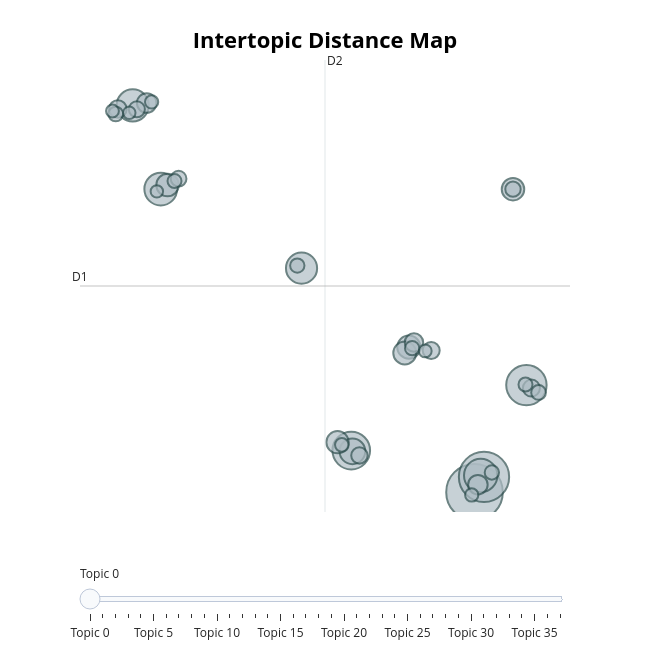

Source (notebook cell):
### Code cell
distance_map = topic_model.visualize_topics(custom_labels=True)
distance_map.write_html(Path("visualizations") / "intertopic_distance_map.html")

distance_map

### Figure 1 — Plotly figure (JSON) as saved in the notebook; plotly's stock layout.template omitted (floating-point values rounded to 4 significant figures)
{"data": [{"customdata": [[0, "Wymuszona subskrypcja (Premium)", 310], [1, "Oszukany tryb offline (Wymaga sieci)", 245], [2, "Brak języka polskiego", 158], [3, "Błąd logowania (Weryfikacja SMS/Email)", 137], [4, "Błąd pobierania / Ogromne rozmiary map", 108], [5, "Złe wyznaczanie tras (Prowadzi asfaltem/brodem)", 104], [6, "Aplikacja zawiesza się (Niestabilność)", 100], [7, "Nieaktualne ścieżki rowerowe", 94], [8, "Crashe i psucie aplikacji po aktualizacji", 64], [9, "Brak zapisu tras i utrata zdjęć", 52], [10, "Złe zliczanie dystansu (Ścinanie zakrętów)", 51], [11, "Brak nawigacji punkt-do-punktu w terenie", 49], [12, "Częste gubienie sygnału GPS", 49], [13, "Brak wsparcia dla Galaxy Watch / Smartwatchy", 48], [14, "Paywall (Zbyt duża blokada funkcji)", 37], [15, "Ogólna słaba użyteczność", 37], [16, "Brak obracania mapy do kierunku ruchu", 33], [17, "Błędne i zmieniane przez AI nazwy punktów POI", 30], [18, "Zła nawigacja miejska (Mylenie adresów)", 28], [19, "Brak lub trudny import plików GPX", 28], [20, "Nieintuicyjny interfejs (Zły UX)", 26], [21, "Aplikacja miesza funkcje i zacina się", 25], [22, "Braki na mapach (Szczyty, ruiny, szlaki)", 24], [23, "Ekstremalne zużycie baterii", 23], [24, "Brak kompatybilności (Wybrane smartfony)", 21], [25, "Zły podział map regionalnych", 21], [26, "Zamrażanie przy planowaniu długich tras", 20], [27, "Błędy parowania Bluetooth (Liczniki rowerowe)", 20], [28, "Blokada sprawdzania subskrypcji w górach", 20], [29, "Brak lokalnych szlaków nizinnych", 19], [30, "Nieczytelne, nakładające się ikony tras", 19], [31, "Brak dostępu do plików systemowych (Android 12/14)", 18], [32, "Opinie jednosłowne (Słaba)", 17], [33, "Zbyt dużo inwazyjnych reklam", 17], [34, "Brak wsparcia dla urządzeń Garmin", 16], [35, "Opinie jednosłowne (Beznadziejna)", 16], [36, "Drastyczny spadek płynności / Lagi", 15], [37, "Nieintuicyjne zaczynanie i usuwanie tras", 15]], "hovertemplate": "<b>Topic %{customdata[0]}</b><br>%{customdata[1]}<br>Size: %{customdata[2]}", "legendgroup": "", "marker": {"color": "#B0BEC5", "size": [310, 245, 158, 137, 108, 104, 100, 94, 64, 52, 51, 49, 49, 48, 37, 37, 33, 30, 28, 28, 26, 25, 24, 23, 21, 21, 20, 20, 20, 19, 19, 18, 17, 17, 16, 16, 15, 15], "sizemode": "area", "sizeref": 0.1938, "symbol": "circle", "line": {"color": "DarkSlateGrey", "width": 2}}, "mode": "markers", "name": "", "orientation": "v", "showlegend": false, "x": [5.158, 5.495, 6.997, 0.7892, 5.378, -5.964, -6.958, -0.9733, 0.8299, 2.832, 2.686, -5.723, 6.522, 0.3025, 5.278, -6.463, 3.012, -7.484, 7.175, 3.623, 1.078, -6.811, -5.332, 6.522, -7.56, 7.429, 2.948, -1.124, 5.774, 6.965, -5.476, 0.455, -6.287, 5.059, 3.411, -7.675, -7.079, -6.102], "xaxis": "x", "y": [-6.493, -5.596, -0.206, -4.054, -5.513, 11.31, 16.22, 6.664, -4.095, 2.024, 1.682, 11.55, 11.3, -3.561, -6.053, 16.36, 2.296, 16.01, -0.3821, 1.824, -4.342, 15.99, 11.92, 11.3, 15.72, -0.6384, 1.964, 6.815, -5.336, -0.172, 11.78, -3.715, 16.42, -6.66, 1.802, 15.89, 15.79, 11.17], "yaxis": "y", "type": "scatter"}], "layout": {"xaxis": {"anchor": "y", "domain": [0.0, 1.0], "title": {"text": ""}, "visible": false, "range": [-8.826, 8.543]}, "yaxis": {"anchor": "x", "domain": [0.0, 1.0], "title": {"text": ""}, "visible": false, "range": [-7.659, 18.89]}, "legend": {"tracegroupgap": 0, "itemsizing": "constant"}, "margin": {"t": 60}, "title": {"font": {"size": 22, "color": "Black"}, "text": "<b>Intertopic Distance Map</b>", "y": 0.95, "x": 0.5, "xanchor": "center", "yanchor": "top"}, "hoverlabel": {"font": {"size": 16, "family": "Rockwell"}, "bgcolor": "white"}, "width": 650, "height": 650, "sliders": [{"active": 0, "pad": {"t": 50}, "steps": [{"args": [{"marker.color": [["red", "#B0BEC5", "#B0BEC5", "#B0BEC5", "#B0BEC5", "#B0BEC5", "#B0BEC5", "#B0BEC5", "#B0BEC5", "#B0BEC5", "#B0BEC5", "#B0BEC5", "#B0BEC5", "#B0BEC5", "#B0BEC5", "#B0BEC5", "#B0BEC5", "#B0BEC5", "#B0BEC5", "#B0BEC5", "#B0BEC5", "#B0BEC5", "#B0BEC5", "#B0BEC5", "#B0BEC5", "#B0BEC5", "#B0BEC5", "#B0BEC5", "#B0BEC5", "#B0BEC5", "#B0BEC5", "#B0BEC5", "#B0BEC5", "#B0BEC5", "#B0BEC5", "#B0BEC5", "#B0BEC5", "#B0BEC5"]]}], "label": "Topic 0", "method": "update"}, {"args": [{"marker.color": [["#B0BEC5", "red", "#B0BEC5", "#B0BEC5", "#B0BEC5", "#B0BEC5", "#B0BEC5", "#B0BEC5", "#B0BEC5", "#B0BEC5", "#B0BEC5", "#B0BEC5", "#B0BEC5", "#B0BEC5", "#B0BEC5", "#B0BEC5", "#B0BEC5", "#B0BEC5", "#B0BEC5", "#B0BEC5", "#B0BEC5", "#B0BEC5", "#B0BEC5", "#B0BEC5", "#B0BEC5", "#B0BEC5", "#B0BEC5", "#B0BEC5", "#B0BEC5", "#B0BEC5", "#B0BEC5", "#B0BEC5", "#B0BEC5", "#B0BEC5", "#B0BEC5", "#B0BEC5", "#B0BEC5", "#B0BEC5"]]}], "label": "Topic 1", "method": "update"}, {"args": [{"marker.color": [["#B0BEC5", "#B0BEC5", "red", "#B0BEC5", "#B0BEC5", "#B0BEC5", "#B0BEC5", "#B0BEC5", "#B0BEC5", "#B0BEC5", "#B0BEC5", "#B0BEC5", "#B0BEC5", "#B0BEC5", "#B0BEC5", "#B0BEC5", "#B0BEC5", "#B0BEC5", "#B0BEC5", "#B0BEC5", "#B0BEC5", "#B0BEC5", "#B0BEC5", "#B0BEC5", "#B0BEC5", "#B0BEC5", "#B0BEC5", "#B0BEC5", "#B0BEC5", "#B0BEC5", "#B0BEC5", "#B0BEC5", "#B0BEC5", "#B0BEC5", "#B0BEC5", "#B0BEC5", "#B0BEC5", "#B0BEC5"]]}], "label": "Topic 2", "method": "update"}, {"args": [{"marker.color": [["#B0BEC5", "#B0BEC5", "#B0BEC5", "red", "#B0BEC5", "#B0BEC5", "#B0BEC5", "#B0BEC5", "#B0BEC5", "#B0BEC5", "#B0BEC5", "#B0BEC5", "#B0BEC5", "#B0BEC5", "#B0BEC5", "#B0BEC5", "#B0BEC5", "#B0BEC5", "#B0BEC5", "#B0BEC5", "#B0BEC5", "#B0BEC5", "#B0BEC5", "#B0BEC5", "#B0BEC5", "#B0BEC5", "#B0BEC5", "#B0BEC5", "#B0BEC5", "#B0BEC5", "#B0BEC5", "#B0BEC5", "#B0BEC5", "#B0BEC5", "#B0BEC5", "#B0BEC5", "#B0BEC5", "#B0BEC5"]]}], "label": "Topic 3", "method": "update"}, {"args": [{"marker.color": [["#B0BEC5", "#B0BEC5", "#B0BEC5", "#B0BEC5", "red", "#B0BEC5", "#B0BEC5", "#B0BEC5", "#B0BEC5", "#B0BEC5", "#B0BEC5", "#B0BEC5", "#B0BEC5", "#B0BEC5", "#B0BEC5", "#B0BEC5", "#B0BEC5", "#B0BEC5", "#B0BEC5", "#B0BEC5", "#B0BEC5", "#B0BEC5", "#B0BEC5", "#B0BEC5", "#B0BEC5", "#B0BEC5", "#B0BEC5", "#B0BEC5", "#B0BEC5", "#B0BEC5", "#B0BEC5", "#B0BEC5", "#B0BEC5", "#B0BEC5", "#B0BEC5", "#B0BEC5", "#B0BEC5", "#B0BEC5"]]}], "label": "Topic 4", "method": "update"}, {"args": [{"marker.color": [["#B0BEC5", "#B0BEC5", "#B0BEC5", "#B0BEC5", "#B0BEC5", "red", "#B0BEC5", "#B0BEC5", "#B0BEC5", "#B0BEC5", "#B0BEC5", "#B0BEC5", "#B0BEC5", "#B0BEC5", "#B0BEC5", "#B0BEC5", "#B0BEC5", "#B0BEC5", "#B0BEC5", "#B0BEC5", "#B0BEC5", "#B0BEC5", "#B0BEC5", "#B0BEC5", "#B0BEC5", "#B0BEC5", "#B0BEC5", "#B0BEC5", "#B0BEC5", "#B0BEC5", "#B0BEC5", "#B0BEC5", "#B0BEC5", "#B0BEC5", "#B0BEC5", "#B0BEC5", "#B0BEC5", "#B0BEC5"]]}], "label": "Topic 5", "method": "update"}, {"args": [{"marker.color": [["#B0BEC5", "#B0BEC5", "#B0BEC5", "#B0BEC5", "#B0BEC5", "#B0BEC5", "red", "#B0BEC5", "#B0BEC5", "#B0BEC5", "#B0BEC5", "#B0BEC5", "#B0BEC5", "#B0BEC5", "#B0BEC5", "#B0BEC5", "#B0BEC5", "#B0BEC5", "#B0BEC5", "#B0BEC5", "#B0BEC5", "#B0BEC5", "#B0BEC5", "#B0BEC5", "#B0BEC5", "#B0BEC5", "#B0BEC5", "#B0BEC5", "#B0BEC5", "#B0BEC5", "#B0BEC5", "#B0BEC5", "#B0BEC5", "#B0BEC5", "#B0BEC5", "#B0BEC5", "#B0BEC5", "#B0BEC5"]]}], "label": "Topic 6", "method": "update"}, {"args": [{"marker.color": [["#B0BEC5", "#B0BEC5", "#B0BEC5", "#B0BEC5", "#B0BEC5", "#B0BEC5", "#B0BEC5", "red", "#B0BEC5", "#B0BEC5", "#B0BEC5", "#B0BEC5", "#B0BEC5", "#B0BEC5", "#B0BEC5", "#B0BEC5", "#B0BEC5", "#B0BEC5", "#B0BEC5", "#B0BEC5", "#B0BEC5", "#B0BEC5", "#B0BEC5", "#B0BEC5", "#B0BEC5", "#B0BEC5", "#B0BEC5", "#B0BEC5", "#B0BEC5", "#B0BEC5", "#B0BEC5", "#B0BEC5", "#B0BEC5", "#B0BEC5", "#B0BEC5", "#B0BEC5", "#B0BEC5", "#B0BEC5"]]}], "label": "Topic 7", "method": "update"}, {"args": [{"marker.color": [["#B0BEC5", "#B0BEC5", "#B0BEC5", "#B0BEC5", "#B0BEC5", "#B0BEC5", "#B0BEC5", "#B0BEC5", "red", "#B0BEC5", "#B0BEC5", "#B0BEC5", "#B0BEC5", "#B0BEC5", "#B0BEC5", "#B0BEC5", "#B0BEC5", "#B0BEC5", "#B0BEC5", "#B0BEC5", "#B0BEC5", "#B0BEC5", "#B0BEC5", "#B0BEC5", "#B0BEC5", "#B0BEC5", "#B0BEC5", "#B0BEC5", "#B0BEC5", "#B0BEC5", "#B0BEC5", "#B0BEC5", "#B0BEC5", "#B0BEC5", "#B0BEC5", "#B0BEC5", "#B0BEC5", "#B0BEC5"]]}], "label": "Topic 8", "method": "update"}, {"args": [{"marker.color": [["#B0BEC5", "#B0BEC5", "#B0BEC5", "#B0BEC5", "#B0BEC5", "#B0BEC5", "#B0BEC5", "#B0BEC5", "#B0BEC5", "red", "#B0BEC5", "#B0BEC5", "#B0BEC5", "#B0BEC5", "#B0BEC5", "#B0BEC5", "#B0BEC5", "#B0BEC5", "#B0BEC5", "#B0BEC5", "#B0BEC5", "#B0BEC5", "#B0BEC5", "#B0BEC5", "#B0BEC5", "#B0BEC5", "#B0BEC5", "#B0BEC5", "#B0BEC5", "#B0BEC5", "#B0BEC5", "#B0BEC5", "#B0BEC5", "#B0BEC5", "#B0BEC5", "#B0BEC5", "#B0BEC5", "#B0BEC5"]]}], "label": "Topic 9", "method": "update"}, {"args": [{"marker.color": [["#B0BEC5", "#B0BEC5", "#B0BEC5", "#B0BEC5", "#B0BEC5", "#B0BEC5", "#B0BEC5", "#B0BEC5", "#B0BEC5", "#B0BEC5", "red", "#B0BEC5", "#B0BEC5", "#B0BEC5", "#B0BEC5", "#B0BEC5", "#B0BEC5", "#B0BEC5", "#B0BEC5", "#B0BEC5", "#B0BEC5", "#B0BEC5", "#B0BEC5", "#B0BEC5", "#B0BEC5", "#B0BEC5", "#B0BEC5", "#B0BEC5", "#B0BEC5", "#B0BEC5", "#B0BEC5", "#B0BEC5", "#B0BEC5", "#B0BEC5", "#B0BEC5", "#B0BEC5", "#B0BEC5", "#B0BEC5"]]}], "label": "Topic 10", "method": "update"}, {"args": [{"marker.color": [["#B0BEC5", "#B0BEC5", "#B0BEC5", "#B0BEC5", "#B0BEC5", "#B0BEC5", "#B0BEC5", "#B0BEC5", "#B0BEC5", "#B0BEC5", "#B0BEC5", "red", "#B0BEC5", "#B0BEC5", "#B0BEC5", "#B0BEC5", "#B0BEC5", "#B0BEC5", "#B0BEC5", "#B0BEC5", "#B0BEC5", "#B0BEC5", "#B0BEC5", "#B0BEC5", "#B0BEC5", "#B0BEC5", "#B0BEC5", "#B0BEC5", "#B0BEC5", "#B0BEC5", "#B0BEC5", "#B0BEC5", "#B0BEC5", "#B0BEC5", "#B0BEC5", "#B0BEC5", "#B0BEC5", "#B0BEC5"]]}], "label": "Topic 11", "method": "update"}, {"args": [{"marker.color": [["#B0BEC5", "#B0BEC5", "#B0BEC5", "#B0BEC5", "#B0BEC5", "#B0BEC5", "#B0BEC5", "#B0BEC5", "#B0BEC5", "#B0BEC5", "#B0BEC5", "#B0BEC5", "red", "#B0BEC5", "#B0BEC5", "#B0BEC5", "#B0BEC5", "#B0BEC5", "#B0BEC5", "#B0BEC5", "#B0BEC5", "#B0BEC5", "#B0BEC5", "#B0BEC5", "#B0BEC5", "#B0BEC5", "#B0BEC5", "#B0BEC5", "#B0BEC5", "#B0BEC5", "#B0BEC5", "#B0BEC5", "#B0BEC5", "#B0BEC5", "#B0BEC5", "#B0BEC5", "#B0BEC5", "#B0BEC5"]]}], "label": "Topic 12", "method": "update"}, {"args": [{"marker.color": [["#B0BEC5", "#B0BEC5", "#B0BEC5", "#B0BEC5", "#B0BEC5", "#B0BEC5", "#B0BEC5", "#B0BEC5", "#B0BEC5", "#B0BEC5", "#B0BEC5", "#B0BEC5", "#B0BEC5", "red", "#B0BEC5", "#B0BEC5", "#B0BEC5", "#B0BEC5", "#B0BEC5", "#B0BEC5", "#B0BEC5", "#B0BEC5", "#B0BEC5", "#B0BEC5", "#B0BEC5", "#B0BEC5", "#B0BEC5", "#B0BEC5", "#B0BEC5", "#B0BEC5", "#B0BEC5", "#B0BEC5", "#B0BEC5", "#B0BEC5", "#B0BEC5", "#B0BEC5", "#B0BEC5", "#B0BEC5"]]}], "label": "Topic 13", "method": "update"}, {"args": [{"marker.color": [["#B0BEC5", "#B0BEC5", "#B0BEC5", "#B0BEC5", "#B0BEC5", "#B0BEC5", "#B0BEC5", "#B0BEC5", "#B0BEC5", "#B0BEC5", "#B0BEC5", "#B0BEC5", "#B0BEC5", "#B0BEC5", "red", "#B0BEC5", "#B0BEC5", "#B0BEC5", "#B0BEC5", "#B0BEC5", "#B0BEC5", "#B0BEC5", "#B0BEC5", "#B0BEC5", "#B0BEC5", "#B0BEC5", "#B0BEC5", "#B0BEC5", "#B0BEC5", "#B0BEC5", "#B0BEC5", "#B0BEC5", "#B0BEC5", "#B0BEC5", "#B0BEC5", "#B0BEC5", "#B0BEC5", "#B0BEC5"]]}], "label": "Topic 14", "method": "update"}, {"args": [{"marker.color": [["#B0BEC5", "#B0BEC5", "#B0BEC5", "#B0BEC5", "#B0BEC5", "#B0BEC5", "#B0BEC5", "#B0BEC5", "#B0BEC5", "#B0BEC5", "#B0BEC5", "#B0BEC5", "#B0BEC5", "#B0BEC5", "#B0BEC5", "red", "#B0BEC5", "#B0BEC5", "#B0BEC5", "#B0BEC5", "#B0BEC5", "#B0BEC5", "#B0BEC5", "#B0BEC5", "#B0BEC5", "#B0BEC5", "#B0BEC5", "#B0BEC5", "#B0BEC5", "#B0BEC5", "#B0BEC5", "#B0BEC5", "#B0BEC5", "#B0BEC5", "#B0BEC5", "#B0BEC5", "#B0BEC5", "#B0BEC5"]]}], "label": "Topic 15", "method": "update"}, {"args": [{"marker.color": [["#B0BEC5", "#B0BEC5", "#B0BEC5", "#B0BEC5", "#B0BEC5", "#B0BEC5", "#B0BEC5", "#B0BEC5", "#B0BEC5", "#B0BEC5", "#B0BEC5", "#B0BEC5", "#B0BEC5", "#B0BEC5", "#B0BEC5", "#B0BEC5", "red", "#B0BEC5", "#B0BEC5", "#B0BEC5", "#B0BEC5", "#B0BEC5", "#B0BEC5", "#B0BEC5", "#B0BEC5", "#B0BEC5", "#B0BEC5", "#B0BEC5", "#B0BEC5", "#B0BEC5", "#B0BEC5", "#B0BEC5", "#B0BEC5", "#B0BEC5", "#B0BEC5", "#B0BEC5", "#B0BEC5", "#B0BEC5"]]}], "label": "Topic 16", "method": "update"}, {"args": [{"marker.color": [["#B0BEC5", "#B0BEC5", "#B0BEC5", "#B0BEC5", "#B0BEC5", "#B0BEC5", "#B0BEC5", "#B0BEC5", "#B0BEC5", "#B0BEC5", "#B0BEC5", "#B0BEC5", "#B0BEC5", "#B0BEC5", "#B0BEC5", "#B0BEC5", "#B0BEC5", "red", "#B0BEC5", "#B0BEC5", "#B0BEC5", "#B0BEC5", "#B0BEC5", "#B0BEC5", "#B0BEC5", "#B0BEC5", "#B0BEC5", "#B0BEC5", "#B0BEC5", "#B0BEC5", "#B0BEC5", "#B0BEC5", "#B0BEC5", "#B0BEC5", "#B0BEC5", "#B0BEC5", "#B0BEC5", "#B0BEC5"]]}], "label": "Topic 17", "method": "update"}, {"args": [{"marker.color": [["#B0BEC5", "#B0BEC5", "#B0BEC5", "#B0BEC5", "#B0BEC5", "#B0BEC5", "#B0BEC5", "#B0BEC5", "#B0BEC5", "#B0BEC5", "#B0BEC5", "#B0BEC5", "#B0BEC5", "#B0BEC5", "#B0BEC5", "#B0BEC5", "#B0BEC5", "#B0BEC5", "red", "#B0BEC5", "#B0BEC5", "#B0BEC5", "#B0BEC5", "#B0BEC5", "#B0BEC5", "#B0BEC5", "#B0BEC5", "#B0BEC5", "#B0BEC5", "#B0BEC5", "#B0BEC5", "#B0BEC5", "#B0BEC5", "#B0BEC5", "#B0BEC5", "#B0BEC5", "#B0BEC5", "#B0BEC5"]]}], "label": "Topic 18", "method": "update"}, {"args": [{"marker.color": [["#B0BEC5", "#B0BEC5", "#B0BEC5", "#B0BEC5", "#B0BEC5", "#B0BEC5", "#B0BEC5", "#B0BEC5", "#B0BEC5", "#B0BEC5", "#B0BEC5", "#B0BEC5", "#B0BEC5", "#B0BEC5", "#B0BEC5", "#B0BEC5", "#B0BEC5", "#B0BEC5", "#B0BEC5", "red", "#B0BEC5", "#B0BEC5", "#B0BEC5", "#B0BEC5", "#B0BEC5", "#B0BEC5", "#B0BEC5", "#B0BEC5", "#B0BEC5", "#B0BEC5", "#B0BEC5", "#B0BEC5", "#B0BEC5", "#B0BEC5", "#B0BEC5", "#B0BEC5", "#B0BEC5", "#B0BEC5"]]}], "label": "Topic 19", "method": "update"}, {"args": [{"marker.color": [["#B0BEC5", "#B0BEC5", "#B0BEC5", "#B0BEC5", "#B0BEC5", "#B0BEC5", "#B0BEC5", "#B0BEC5", "#B0BEC5", "#B0BEC5", "#B0BEC5", "#B0BEC5", "#B0BEC5", "#B0BEC5", "#B0BEC5", "#B0BEC5", "#B0BEC5", "#B0BEC5", "#B0BEC5", "#B0BEC5", "red", "#B0BEC5", "#B0BEC5", "#B0BEC5", "#B0BEC5", "#B0BEC5", "#B0BEC5", "#B0BEC5", "#B0BEC5", "#B0BEC5", "#B0BEC5", "#B0BEC5", "#B0BEC5", "#B0BEC5", "#B0BEC5", "#B0BEC5", "#B0BEC5", "#B0BEC5"]]}], "label": "Topic 20", "method": "update"}, {"args": [{"marker.color": [["#B0BEC5", "#B0BEC5", "#B0BEC5", "#B0BEC5", "#B0BEC5", "#B0BEC5", "#B0BEC5", "#B0BEC5", "#B0BEC5", "#B0BEC5", "#B0BEC5", "#B0BEC5", "#B0BEC5", "#B0BEC5", "#B0BEC5", "#B0BEC5", "#B0BEC5", "#B0BEC5", "#B0BEC5", "#B0BEC5", "#B0BEC5", "red", "#B0BEC5", "#B0BEC5", "#B0BEC5", "#B0BEC5", "#B0BEC5", "#B0BEC5", "#B0BEC5", "#B0BEC5", "#B0BEC5", "#B0BEC5", "#B0BEC5", "#B0BEC5", "#B0BEC5", "#B0BEC5", "#B0BEC5", "#B0BEC5"]]}], "label": "Topic 21", "method": "update"}, {"args": [{"marker.color": [["#B0BEC5", "#B0BEC5", "#B0BEC5", "#B0BEC5", "#B0BEC5", "#B0BEC5", "#B0BEC5", "#B0BEC5", "#B0BEC5", "#B0BEC5", "#B0BEC5", "#B0BEC5", "#B0BEC5", "#B0BEC5", "#B0BEC5", "#B0BEC5", "#B0BEC5", "#B0BEC5", "#B0BEC5", "#B0BEC5", "#B0BEC5", "#B0BEC5", "red", "#B0BEC5", "#B0BEC5", "#B0BEC5", "#B0BEC5", "#B0BEC5", "#B0BEC5", "#B0BEC5", "#B0BEC5", "#B0BEC5", "#B0BEC5", "#B0BEC5", "#B0BEC5", "#B0BEC5", "#B0BEC5", "#B0BEC5"]]}], "label": "Topic 22", "method": "update"}, {"args": [{"marker.color": [["#B0BEC5", "#B0BEC5", "#B0BEC5", "#B0BEC5", "#B0BEC5", "#B0BEC5", "#B0BEC5", "#B0BEC5", "#B0BEC5", "#B0BEC5", "#B0BEC5", "#B0BEC5", "#B0BEC5", "#B0BEC5", "#B0BEC5", "#B0BEC5", "#B0BEC5", "#B0BEC5", "#B0BEC5", "#B0BEC5", "#B0BEC5", "#B0BEC5", "#B0BEC5", "red", "#B0BEC5", "#B0BEC5", "#B0BEC5", "#B0BEC5", "#B0BEC5", "#B0BEC5", "#B0BEC5", "#B0BEC5", "#B0BEC5", "#B0BEC5", "#B0BEC5", "#B0BEC5", "#B0BEC5", "#B0BEC5"]]}], "label": "Topic 23", "method": "update"}, {"args": [{"marker.color": [["#B0BEC5", "#B0BEC5", "#B0BEC5", "#B0BEC5", "#B0BEC5", "#B0BEC5", "#B0BEC5", "#B0BEC5", "#B0BEC5", "#B0BEC5", "#B0BEC5", "#B0BEC5", "#B0BEC5", "#B0BEC5", "#B0BEC5", "#B0BEC5", "#B0BEC5", "#B0BEC5", "#B0BEC5", "#B0BEC5", "#B0BEC5", "#B0BEC5", "#B0BEC5", "#B0BEC5", "red", "#B0BEC5", "#B0BEC5", "#B0BEC5", "#B0BEC5", "#B0BEC5", "#B0BEC5", "#B0BEC5", "#B0BEC5", "#B0BEC5", "#B0BEC5", "#B0BEC5", "#B0BEC5", "#B0BEC5"]]}], "label": "Topic 24", "method": "update"}, {"args": [{"marker.color": [["#B0BEC5", "#B0BEC5", "#B0BEC5", "#B0BEC5", "#B0BEC5", "#B0BEC5", "#B0BEC5", "#B0BEC5", "#B0BEC5", "#B0BEC5", "#B0BEC5", "#B0BEC5", "#B0BEC5", "#B0BEC5", "#B0BEC5", "#B0BEC5", "#B0BEC5", "#B0BEC5", "#B0BEC5", "#B0BEC5", "#B0BEC5", "#B0BEC5", "#B0BEC5", "#B0BEC5", "#B0BEC5", "red", "#B0BEC5", "#B0BEC5", "#B0BEC5", "#B0BEC5", "#B0BEC5", "#B0BEC5", "#B0BEC5", "#B0BEC5", "#B0BEC5", "#B0BEC5", "#B0BEC5", "#B0BEC5"]]}], "label": "Topic 25", "method": "update"}, {"args": [{"marker.color": [["#B0BEC5", "#B0BEC5", "#B0BEC5", "#B0BEC5", "#B0BEC5", "#B0BEC5", "#B0BEC5", "#B0BEC5", "#B0BEC5", "#B0BEC5", "#B0BEC5", "#B0BEC5", "#B0BEC5", "#B0BEC5", "#B0BEC5", "#B0BEC5", "#B0BEC5", "#B0BEC5", "#B0BEC5", "#B0BEC5", "#B0BEC5", "#B0BEC5", "#B0BEC5", "#B0BEC5", "#B0BEC5", "#B0BEC5", "red", "#B0BEC5", "#B0BEC5", "#B0BEC5", "#B0BEC5", "#B0BEC5", "#B0BEC5", "#B0BEC5", "#B0BEC5", "#B0BEC5", "#B0BEC5", "#B0BEC5"]]}], "label": "Topic 26", "method": "update"}, {"args": [{"marker.color": [["#B0BEC5", "#B0BEC5", "#B0BEC5", "#B0BEC5", "#B0BEC5", "#B0BEC5", "#B0BEC5", "#B0BEC5", "#B0BEC5", "#B0BEC5", "#B0BEC5", "#B0BEC5", "#B0BEC5", "#B0BEC5", "#B0BEC5", "#B0BEC5", "#B0BEC5", "#B0BEC5", "#B0BEC5", "#B0BEC5", "#B0BEC5", "#B0BEC5", "#B0BEC5", "#B0BEC5", "#B0BEC5", "#B0BEC5", "#B0BEC5", "red", "#B0BEC5", "#B0BEC5", "#B0BEC5", "#B0BEC5", "#B0BEC5", "#B0BEC5", "#B0BEC5", "#B0BEC5", "#B0BEC5", "#B0BEC5"]]}], "label": "Topic 27", "method": "update"}, {"args": [{"marker.color": [["#B0BEC5", "#B0BEC5", "#B0BEC5", "#B0BEC5", "#B0BEC5", "#B0BEC5", "#B0BEC5", "#B0BEC5", "#B0BEC5", "#B0BEC5", "#B0BEC5", "#B0BEC5", "#B0BEC5", "#B0BEC5", "#B0BEC5", "#B0BEC5", "#B0BEC5", "#B0BEC5", "#B0BEC5", "#B0BEC5", "#B0BEC5", "#B0BEC5", "#B0BEC5", "#B0BEC5", "#B0BEC5", "#B0BEC5", "#B0BEC5", "#B0BEC5", "red", "#B0BEC5", "#B0BEC5", "#B0BEC5", "#B0BEC5", "#B0BEC5", "#B0BEC5", "#B0BEC5", "#B0BEC5", "#B0BEC5"]]}], "label": "Topic 28", "method": "update"}, {"args": [{"marker.color": [["#B0BEC5", "#B0BEC5", "#B0BEC5", "#B0BEC5", "#B0BEC5", "#B0BEC5", "#B0BEC5", "#B0BEC5", "#B0BEC5", "#B0BEC5", "#B0BEC5", "#B0BEC5", "#B0BEC5", "#B0BEC5", "#B0BEC5", "#B0BEC5", "#B0BEC5", "#B0BEC5", "#B0BEC5", "#B0BEC5", "#B0BEC5", "#B0BEC5", "#B0BEC5", "#B0BEC5", "#B0BEC5", "#B0BEC5", "#B0BEC5", "#B0BEC5", "#B0BEC5", "red", "#B0BEC5", "#B0BEC5", "#B0BEC5", "#B0BEC5", "#B0BEC5", "#B0BEC5", "#B0BEC5", "#B0BEC5"]]}], "label": "Topic 29", "method": "update"}, {"args": [{"marker.color": [["#B0BEC5", "#B0BEC5", "#B0BEC5", "#B0BEC5", "#B0BEC5", "#B0BEC5", "#B0BEC5", "#B0BEC5", "#B0BEC5", "#B0BEC5", "#B0BEC5", "#B0BEC5", "#B0BEC5", "#B0BEC5", "#B0BEC5", "#B0BEC5", "#B0BEC5", "#B0BEC5", "#B0BEC5", "#B0BEC5", "#B0BEC5", "#B0BEC5", "#B0BEC5", "#B0BEC5", "#B0BEC5", "#B0BEC5", "#B0BEC5", "#B0BEC5", "#B0BEC5", "#B0BEC5", "red", "#B0BEC5", "#B0BEC5", "#B0BEC5", "#B0BEC5", "#B0BEC5", "#B0BEC5", "#B0BEC5"]]}], "label": "Topic 30", "method": "update"}, {"args": [{"marker.color": [["#B0BEC5", "#B0BEC5", "#B0BEC5", "#B0BEC5", "#B0BEC5", "#B0BEC5", "#B0BEC5", "#B0BEC5", "#B0BEC5", "#B0BEC5", "#B0BEC5", "#B0BEC5", "#B0BEC5", "#B0BEC5", "#B0BEC5", "#B0BEC5", "#B0BEC5", "#B0BEC5", "#B0BEC5", "#B0BEC5", "#B0BEC5", "#B0BEC5", "#B0BEC5", "#B0BEC5", "#B0BEC5", "#B0BEC5", "#B0BEC5", "#B0BEC5", "#B0BEC5", "#B0BEC5", "#B0BEC5", "red", "#B0BEC5", "#B0BEC5", "#B0BEC5", "#B0BEC5", "#B0BEC5", "#B0BEC5"]]}], "label": "Topic 31", "method": "update"}, {"args": [{"marker.color": [["#B0BEC5", "#B0BEC5", "#B0BEC5", "#B0BEC5", "#B0BEC5", "#B0BEC5", "#B0BEC5", "#B0BEC5", "#B0BEC5", "#B0BEC5", "#B0BEC5", "#B0BEC5", "#B0BEC5", "#B0BEC5", "#B0BEC5", "#B0BEC5", "#B0BEC5", "#B0BEC5", "#B0BEC5", "#B0BEC5", "#B0BEC5", "#B0BEC5", "#B0BEC5", "#B0BEC5", "#B0BEC5", "#B0BEC5", "#B0BEC5", "#B0BEC5", "#B0BEC5", "#B0BEC5", "#B0BEC5", "#B0BEC5", "red", "#B0BEC5", "#B0BEC5", "#B0BEC5", "#B0BEC5", "#B0BEC5"]]}], "label": "Topic 32", "method": "update"}, {"args": [{"marker.color": [["#B0BEC5", "#B0BEC5", "#B0BEC5", "#B0BEC5", "#B0BEC5", "#B0BEC5", "#B0BEC5", "#B0BEC5", "#B0BEC5", "#B0BEC5", "#B0BEC5", "#B0BEC5", "#B0BEC5", "#B0BEC5", "#B0BEC5", "#B0BEC5", "#B0BEC5", "#B0BEC5", "#B0BEC5", "#B0BEC5", "#B0BEC5", "#B0BEC5", "#B0BEC5", "#B0BEC5", "#B0BEC5", "#B0BEC5", "#B0BEC5", "#B0BEC5", "#B0BEC5", "#B0BEC5", "#B0BEC5", "#B0BEC5", "#B0BEC5", "red", "#B0BEC5", "#B0BEC5", "#B0BEC5", "#B0BEC5"]]}], "label": "Topic 33", "method": "update"}, {"args": [{"marker.color": [["#B0BEC5", "#B0BEC5", "#B0BEC5", "#B0BEC5", "#B0BEC5", "#B0BEC5", "#B0BEC5", "#B0BEC5", "#B0BEC5", "#B0BEC5", "#B0BEC5", "#B0BEC5", "#B0BEC5", "#B0BEC5", "#B0BEC5", "#B0BEC5", "#B0BEC5", "#B0BEC5", "#B0BEC5", "#B0BEC5", "#B0BEC5", "#B0BEC5", "#B0BEC5", "#B0BEC5", "#B0BEC5", "#B0BEC5", "#B0BEC5", "#B0BEC5", "#B0BEC5", "#B0BEC5", "#B0BEC5", "#B0BEC5", "#B0BEC5", "#B0BEC5", "red", "#B0BEC5", "#B0BEC5", "#B0BEC5"]]}], "label": "Topic 34", "method": "update"}, {"args": [{"marker.color": [["#B0BEC5", "#B0BEC5", "#B0BEC5", "#B0BEC5", "#B0BEC5", "#B0BEC5", "#B0BEC5", "#B0BEC5", "#B0BEC5", "#B0BEC5", "#B0BEC5", "#B0BEC5", "#B0BEC5", "#B0BEC5", "#B0BEC5", "#B0BEC5", "#B0BEC5", "#B0BEC5", "#B0BEC5", "#B0BEC5", "#B0BEC5", "#B0BEC5", "#B0BEC5", "#B0BEC5", "#B0BEC5", "#B0BEC5", "#B0BEC5", "#B0BEC5", "#B0BEC5", "#B0BEC5", "#B0BEC5", "#B0BEC5", "#B0BEC5", "#B0BEC5", "#B0BEC5", "red", "#B0BEC5", "#B0BEC5"]]}], "label": "Topic 35", "method": "update"}, {"args": [{"marker.color": [["#B0BEC5", "#B0BEC5", "#B0BEC5", "#B0BEC5", "#B0BEC5", "#B0BEC5", "#B0BEC5", "#B0BEC5", "#B0BEC5", "#B0BEC5", "#B0BEC5", "#B0BEC5", "#B0BEC5", "#B0BEC5", "#B0BEC5", "#B0BEC5", "#B0BEC5", "#B0BEC5", "#B0BEC5", "#B0BEC5", "#B0BEC5", "#B0BEC5", "#B0BEC5", "#B0BEC5", "#B0BEC5", "#B0BEC5", "#B0BEC5", "#B0BEC5", "#B0BEC5", "#B0BEC5", "#B0BEC5", "#B0BEC5", "#B0BEC5", "#B0BEC5", "#B0BEC5", "#B0BEC5", "red", "#B0BEC5"]]}], "label": "Topic 36", "method": "update"}, {"args": [{"marker.color": [["#B0BEC5", "#B0BEC5", "#B0BEC5", "#B0BEC5", "#B0BEC5", "#B0BEC5", "#B0BEC5", "#B0BEC5", "#B0BEC5", "#B0BEC5", "#B0BEC5", "#B0BEC5", "#B0BEC5", "#B0BEC5", "#B0BEC5", "#B0BEC5", "#B0BEC5", "#B0BEC5", "#B0BEC5", "#B0BEC5", "#B0BEC5", "#B0BEC5", "#B0BEC5", "#B0BEC5", "#B0BEC5", "#B0BEC5", "#B0BEC5", "#B0BEC5", "#B0BEC5", "#B0BEC5", "#B0BEC5", "#B0BEC5", "#B0BEC5", "#B0BEC5", "#B0BEC5", "#B0BEC5", "#B0BEC5", "red"]]}], "label": "Topic 37", "method": "update"}]}], "shapes": [{"line": {"color": "#CFD8DC", "width": 2}, "type": "line", "x0": -0.1416, "x1": -0.1416, "y0": -7.659, "y1": 18.89}, {"line": {"color": "#9E9E9E", "width": 2}, "type": "line", "x0": -8.826, "x1": 8.543, "y0": 5.615, "y1": 5.615}], "annotations": [{"showarrow": false, "text": "D1", "x": -8.826, "y": 5.615, "yshift": 10}, {"showarrow": false, "text": "D2", "x": -0.1416, "xshift": 10, "y": 18.89}]}}
